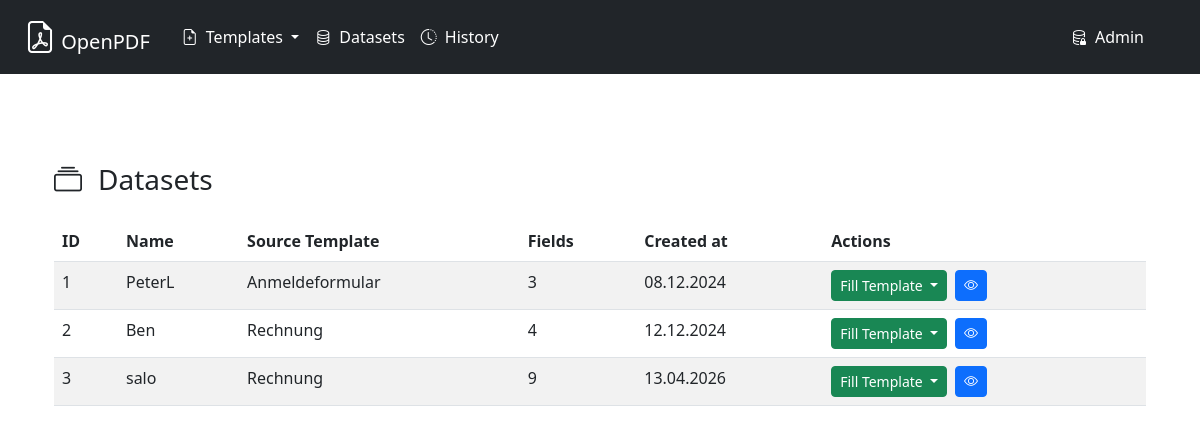
Page /datasets/ on the committed database.
### pdffrontend/models.py (models this page shows, shortened)
class Dataset(models.Model):
    def json_default_dict():
        return {}
    id = models.UUIDField(primary_key=True, default=uuid.uuid4, editable=False)
    name = models.CharField(max_length=100)
    generation = models.ForeignKey(Generation, related_name='datasets', on_delete=models.CASCADE)
    created_at = models.DateField(auto_now_add=True)
    fields = models.JSONField(default=json_default_dict, blank=True)

class Generation(models.Model):
    def json_default_list():
        return []
    id = models.UUIDField(primary_key=True, default=uuid.uuid4, editable=False)
    name = models.CharField(max_length=100)
    template = models.ForeignKey(Template, related_name='generations', on_delete=models.CASCADE)
    created_at = models.DateField(auto_now_add=True)
    field_values = models.JSONField(default=json_default_list, blank=True)
    attachments = models.JSONField(default=json_default_list, blank=True)

class Template(models.Model):
    def json_default_list():
        return []
    def json_default_dict():
        return {}
    id = models.UUIDField(primary_key=True, default=uuid.uuid4, editable=False)
    name = models.CharField(max_length=255)
    created_at = models.DateField()
    font = models.CharField(max_length=100)
    font_size = models.IntegerField()
    last_updated = models.DateField()
    template_index = models.IntegerField()
    template_pages = models.IntegerField()
    file_path = models.CharField(max_length=255)
    label_path = models.CharField(max_length=255)
    prediction_path = models.CharField(max_length=255, blank=True)
    field_detection_method = models.CharField(
        max_length=20,
        default='traditional',
        choices=[('traditional', 'Traditional'), ('llm', 'LLM')]
    )
    llm_details = models.JSONField(default=json_default_dict, blank=True)
    attachments = models.JSONField(default=json_default_list, blank=True)
    def __str__(self):
        return self.name

### pdffrontend/views.py (the view)
# urls.py: path("datasets/", views.datasets, name="datasets"),
def datasets(request):
    context = {}
    context["datasets"] = Dataset.objects.all()
    context["templates"] = Template.objects.all()
    return render(request, "datasets.html", context)

### pdffrontend/templates/datasets.html (shortened to what this page needs)
{% extends "master.html" %}
{% block body %}
<div class="container mt-5">
    <h3>
        <i class="bi bi-collection me-3"></i>Datasets
    </h3>
    {% if datasets %}
        <table class="table table-striped table-hover mt-4">
            <thead>
                <tr>
                    <th>ID</th>
                    <th>Name</th>
                    <th>Source Template</th>
                    <th>Fields</th>
                    <th>Created at</th>
                    <th>Actions</th>
                </tr>
            </thead>
            <tbody>
                {% for dataset in datasets %}
                    <tr>
                        <td>{{ forloop.counter }}</td>
                        <td>{{ dataset.name }}</td>
                        <td>{{ dataset.generation.template }}</td>
                        <td>{{ dataset.fields|length }}</td>
                        <td>{{ dataset.created_at|date:"d.m.Y" }}</td>
                        <td>
                            <div class="btn-group me-1">
                                <button type="button" class="btn btn-success btn-sm dropdown-toggle" data-bs-toggle="dropdown" aria-expanded="false">
                                    Fill Template
                                </button>
                            </div>
                            <a href="{% url 'dataset_detail' dataset.id %}" class="btn btn-primary btn-sm">
                                <i class="bi bi-eye text-white"></i>
                            </a>
                        </td>
                    </tr>
                {% endfor %}
            </tbody>
        </table>
    {% else %}
        <p class="mt-4">No Dataset available.</p>
    {% endif %}
</div>
{% endblock %}

### rows in the picture
Dataset: name "PeterL", generation.template "Anmeldeformular", fields|length "3", created_at "08.12.2024"
Dataset: name "Ben", generation.template "Rechnung", fields|length "4", created_at "12.12.2024"
Dataset: name "salo", generation.template "Rechnung", fields|length "9", created_at "13.04.2026"
